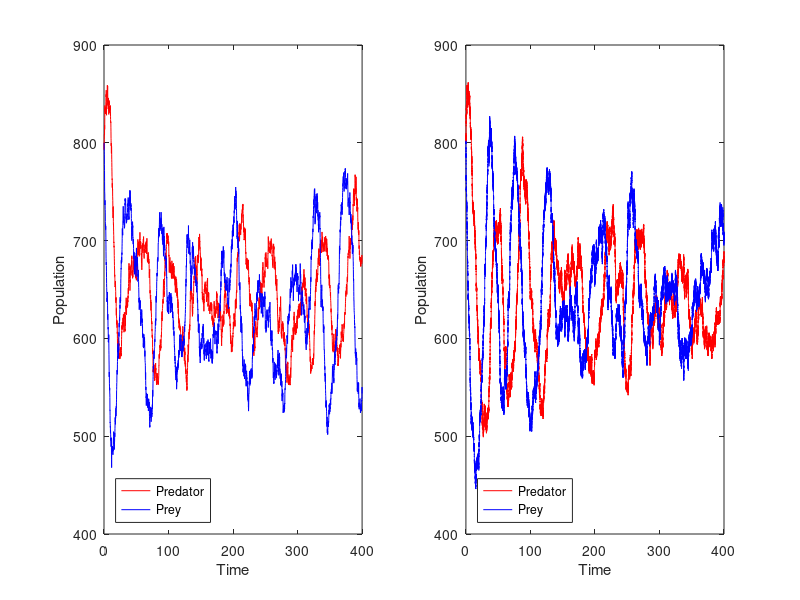

Write the MATLAB code that produced this figure.
function [] = volterra_redo()
    global b d1 d2 p1 p2 N
    b = 2*0.1; d1 = 0.1; d2 = 0.0; p1 = 2*0.25; p2 = 2*0.05; N = 3200;    
    dt = 0.1;
    t= 4000;
    langevin = zeros(2,t); langevin(:,1) = [800; 800];
    for i=2:t
        langevin(:,i) = determine_changes_langevin(langevin(:,i-1),dt) + langevin(:,i-1);
    end
    figure
    subplot(1,2,1)
    ts = [1:t] * dt;
    plot(ts,langevin(1,:),'-r'); hold on;
    plot(ts,langevin(2,:),'-b');
    xlabel('Time')
    ylabel('Population')
    legend('Predator','Prey','Location','SouthWest')
     axis([0 400 400 900])
    
    [timepoints, results] = gillespie_simulation(t*dt, [800; 800]);
    subplot(1,2,2)
    plot(timepoints,results(1,:),'-r'); hold on;
    plot(timepoints,results(2,:),'-b');
    xlabel('Time')
    ylabel('Population')
    legend('Predator','Prey','Location','SouthWest')
     axis([0 400 400 900])
    
end

function changes = determine_changes_langevin(current,dt)
    global b d1 d2 p1 p2 N
    x = current(1); y = current(2);
    mu = [p1*x*y/N - d1*x; b*y*(N-x-y)/N - d2*y - (p1+p2)*x*y/N] .* dt;
    variance = [d1*x+p1*x*y/N, -p1*x*y/N; -p1*x*y/N, b*y*(N-x-y)/N + d2*y + (p1+p2)*x*y/N];
    sigma = sqrtm(variance);
    random_values = normrnd(0,1,2,1) * (dt^0.5);
    changes = mu + sigma*random_values;
end

function [timepoints, results] = gillespie_simulation(stop_time, initial_counts)
	x = [initial_counts(1)];
    y = [initial_counts(2)];

    timepoints = [0];
    global b d1 d2 p1 p2 N
    j = 1;
    while timepoints(j) < stop_time
        rates = [b*y(j)*(N-x(j)-y(j))/N, d1*x(j), d2*y(j), p1*x(j)*y(j)/N, p2*x(j)*y(j)/N];
        timepoints(j+1) = timepoints(j)+exprnd(1/sum(rates));
        % Pick which reaction will happen next
        event = randsample(5,1,true, rates ./ sum(rates));
        if event == 1
            x(j+1) = x(j); y(j+1)=y(j)+1;
        elseif event == 2
            x(j+1) = x(j) - 1; y(j+1)=y(j);
        elseif event == 3
            x(j+1) = x(j); y(j+1)=y(j)-1;
        elseif event == 4
            x(j+1) = x(j)+1; y(j+1)=y(j)-1;
        elseif event == 5
            x(j+1) = x(j); y(j+1)=y(j)-1;
        end
        j = j + 1;
    end

    results = [x;y];

end

